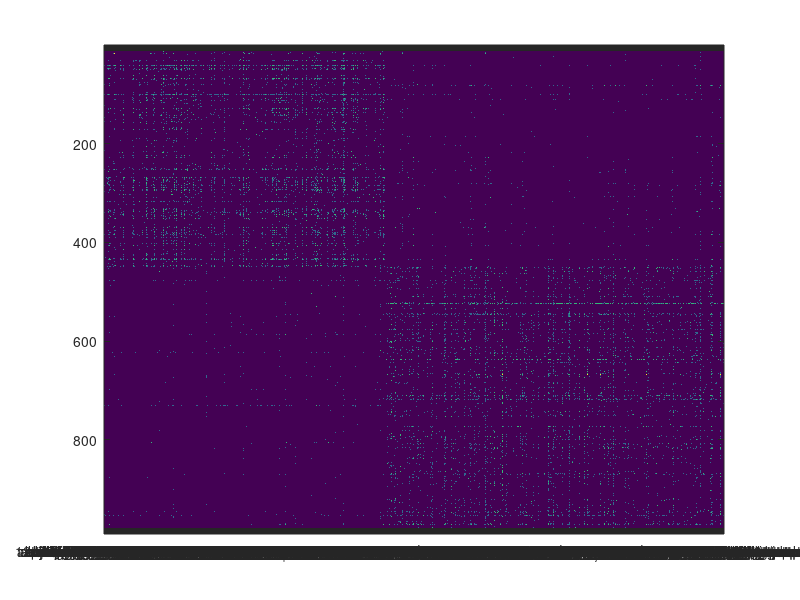

This chart was generated by the following MATLAB code: (Note: this script raises an error after producing the figure.)
%% template script for applying complete work-flow to one data network, using one choice of null model
% data network: correlations between firing in Aplysia recording
% null model: weighted configuration model
%
% Visualisations need:
% (1) Traud-Mucha-Porter toolbox (included in GitHub)
% (2) MATLAB BGL Toolbox:
%           Win32, Win64, Mac32, Linux: https://www.cs.purdue.edu/homes/dgleich/packages/matlab_bgl/ 
%           Mac64: http://www.cs.purdue.edu/homes/dgleich/packages/matlab_bgl/old/matlab_bgl_4.0_osx64.zip

clear all; close all
blnViz = 1;  % if MATLAB BGL installed, appropriate for platform:

% if blnViz
%     % Traud Mucha Porter visualisation tools
%     addpath('Traud_Mucha_Porter_CommunityVisualisation/');
% 
%     % needs MATLAB BGL Toolbox on your path - change to your local path
%     % here:
%     % bglpath = genpath('/Users/mqbssmhg/Dropbox/My Toolboxes/Graph_theory/matlab_bglOSX64/');  % generate path to local BGL and all its subdirectories
%     bglpath = genpath('C:\Users\mqbssmhg.DS\Dropbox\My Toolboxes\Graph_theory\matlab_bgl\');
%     
%     % add to current MATLAB path
%     addpath(bglpath); 
% end


% analysis parameters
N = 100;        % repeats of permutation
alpha = 0;  % confidence interval on estimate of maxiumum eigenvalue for null model

% WCM model options
WCMOptions.Expected = 1;
WCMOptions.NoLoops = 1;

% NodeRejection options
options.Weight = 'linear'; % 'linear' is default
options.Norm = 'L2'; % L2 is default

% % load Newman network data
% % load('Networks/Lesmis.mat');
% % load('Networks/dolphins.mat');
load('Networks/polblogs.mat');
A = full(Problem.A);

% Generate node labels for later visualisation to work
nodelabels = Problem.aux.nodename;


% % SBM generation
% A_SBM = test_noise_rejection_planted_noise(50,2,'low',0.2);
% A = A_SBM.adjacency;
% nodelabels = num2str(A_SBM.membership);
% A = round(A);

% % Star Wars
% load('Networks/StarWarsNetworkAll.mat')
% A = StarWars.A;
% nodelabels = StarWars.Nodes;
% nodelabels = nodelabels';

% Ensure no self loops
A(find(eye(length(A)))) = 0;

% Strip out zero elements
nz_e = find(sum(A)); % nonzero_elements
A = A(nz_e,nz_e);
nodelabels = nodelabels(nz_e,:);

% Ensure A is symetric
A = (A + A')/2;

% Image plot of A, with labels
imagesc(A);
set(gca,'Xtick',1:length(A));
set(gca,'Xticklabel',nodelabels);
set(gca,'XTickLabelRotation',90);

% get expected distribution of eigenvalues under null model (here, WCM)

% [Emodel,diagnostics,Vmodel] = WeightedConfigModel(A,N);

[Emodel,diagnostics,Vmodel,ExpWCM] = WeightedConfigModel(A,N,1,WCMOptions);


%% decompose nodes into signal and noise
% B = A - expectedA(A);  % modularity matrix using chosen null model
B = A - ExpWCM;  % modularity matrix using chosen null model

% compare data and model
Edata = eig(B);
[fdata,xdata] = ecdf(Edata);
[fmodel,xmodel] = ecdf(Emodel(:));
figure
stairs(xdata,fdata,'r'); hold on
stairs(xmodel,fmodel,'k')
xlabel('P')
ylabel('Eigenvalues')

% find low-dimensional projection
[Dspace,Ix,Dn,EigEst] = LowDSpace(B,Emodel,alpha); % to just obtain low-dimensional projection

% node rejection within low-dimensional projection
R = NodeRejection(B,Emodel,alpha,Vmodel,options); % N.B. also calls function to find projections

% new signal matrix
Asignal = A(R.ixSignal,R.ixSignal);


%% visualise signal and noise parts
if blnViz
    n = size(A,1);
    xynew = fruchterman_reingold_force_directed_layout(sparse(A));
    syms = repmat('o',n,1);

    colors = repmat([0 0 0],n,1);
    colors(R.ixNoise,:) = colors(R.ixNoise,:) + 0.6;  % gray for noise 
    figure
    graphplot2D(xynew,A,10,colors,syms,10);
    axis off
    allh = get(gca,'Children');
    set(allh,'MarkerEdgeColor',[0 0 0])
    set(allh,'LineWidth',0.2)
    title('Signal/Noise split')
end

%% Add node labels to graph
for i = 1:length(A); 
    txt(i) = text(xynew(i,1),xynew(i,2),nodelabels(i,:));%,'BackgroundColor',[0.9,0.9,0.9],'alpha',0.5);
end

%% Remove node labels
for i = 1:length(A); txt(i).Color = 'none';end

%% Plot lowD projection of each node, with labels, sorted by magnitude
figure
[sorted_norms,SNIdx] = sort(R.Difference.Norm); % SNIdx = Sorted Norm Index

stem(1:numel(R.ixNoise),sorted_norms(1:numel(R.ixNoise)));
hold all
stem(numel(R.ixNoise)+1:numel(R.Difference.Norm),sorted_norms(numel(R.ixNoise)+1:end))

for i = 1:length(A); 
    text(i,sorted_norms(i),nodelabels(SNIdx(i),:));%,'BackgroundColor',[0.9,0.9,0.9],'alpha',0.5);
end

% Unsorted version
% figure
% stem(R.ixSignal,R.Difference.Norm(R.ixSignal))
% hold all
% stem(R.ixNoise,R.Difference.Norm(R.ixNoise))
% 
% for i = 1:length(A); 
%     text(i,R.Difference.Norm(i),Problem.aux.nodename(i,:));%,'BackgroundColor',[0.9,0.9,0.9],'alpha',0.5);
% end

%% Compare to node degree - no correlation
% Degree of original adjacency matrix
degree_A = sum(A);

% Z-score
degree_A = zscore(degree_A);

% Sort and plot
[sort_degree_A,degreeIdx_A] = sort(degree_A);
figure
subplot(1,2,1);
plot(sort_degree_A)
title('A degree distribution')
for i = 1:length(A); 
    text(i,sort_degree_A(i),nodelabels(degreeIdx_A(i),:));%,'BackgroundColor',[0.9,0.9,0.9],'alpha',0.5);
end

% Degree of nodes in modularity matrix
degree_B = sum(B);

% Z-score
degree_B = zscore(degree_B);

% Sort and plot
[sort_degree_B,degreeIdx_B] = sort(degree_B);
subplot(1,2,2);
plot(sort_degree_B);
title('B degree distribution')
for i = 1:length(A); 
    text(i,sort_degree_B(i),nodelabels(degreeIdx_B(i),:));%,'BackgroundColor',[0.9,0.9,0.9],'alpha',0.5);
end

%% Directly compare degree with lowD projection norm
figure; hold all
for i = 1:length(A);
    plot([1,2,3],[degree_A(i),R.Difference.Norm(i),degree_B(i)],'color',[0.5,0.5,0.5])
    text(3,degree_B(i),nodelabels(i,:));
end
plot(ones(length(A),1),degree_A,'.')
plot(2*ones(length(A),1),R.Difference.Norm,'.')
plot(3*ones(length(A),1),degree_B,'.')
set(gca,'XTick',[1,2,3])
set(gca,'XTickLabels',{'A degree','Eig projection','B degree'})
xlim([0,4])

%% Scatter plot of degree vs lowD projection norm
figure;hold all
colormap lines
cmap = colormap;

plot(R.Difference.Norm,degree_A,'.','color',cmap(1,:))
plot(R.Difference.Norm,degree_B,'.','color',cmap(2,:))

% %% Scatter plot of A degree vs B degree
% clf;
% plot(degree_A,degree_B,'.','color',cmap(3,:))


%% analyse new signal matrix

% % first: remove any nodes without connections
kAsignal = sum(Asignal>0);
ixConnectedSignal = R.ixSignal(kAsignal > 1);  % more than 1 link
Aconnected = A(ixConnectedSignal,ixConnectedSignal);  % subset of original matrix

if blnViz
    % visualise Aconnected
    colors = repmat([0 0 0],n,1)+0.6;
    colors(ixConnectedSignal,:) = 0;  % black for signal, connected 
    figure
    graphplot2D(xynew,A,10,colors,syms,10);
    axis off
    allh = get(gca,'Children');
    set(allh,'MarkerEdgeColor',[0 0 0])
    set(allh,'LineWidth',0.5)
    title('Connected Signal/Noise split')
end

% consensus modularity
% [C,Qmax,Ccon,Qc,Ngrps,Q] = allevsplitConTransitive(Asignal);
[C,Qmax,Ccon,Qc,Ngrps,~] = allevsplitConTransitive(Aconnected);
% [C2,Qmax2,Ccon2,Qc2,Ngrps,~] = allevsplitConTransitive(Aconnected);

% [Cfull,Qmaxfull,Cconfull,Qcfull,Nfull,~] = allevsplitConTransitive(A);

% Louvain algorithm
[allC,allQ,allCn,allIters] = LouvainCommunityUDnondeterm(Aconnected,5,1);  % run 5 times; return 1st level of hierarchy only

%% plot sorted into group order

[H,Ix] = plotClusterMap(Aconnected,Ccon,[],'S');
title('Consensus clustering')
plotorder = ixConnectedSignal(Ix);

% Add node labels
numConnected = length(Aconnected);
[srt,I] = sort(Ccon,'ascend');
set(gca,'Xtick',1:numConnected);
set(gca,'Xticklabel',nodelabels(plotorder,:));
set(gca,'XTickLabelRotation',90);

for i=1:numel(allC)
    CLou = allC{i}{1};  % Repeat#, Level of Hierarchy
    HL = plotClusterMap(Aconnected,CLou);
    title(['Louvain ' num2str(i)]);
    % Add node labels
    [srt,I] = sort(CLou,'ascend');
    set(gca,'Xtick',1:numConnected);
    set(gca,'Xticklabel',nodelabels(plotorder,:));
    set(gca,'XTickLabelRotation',90);
end